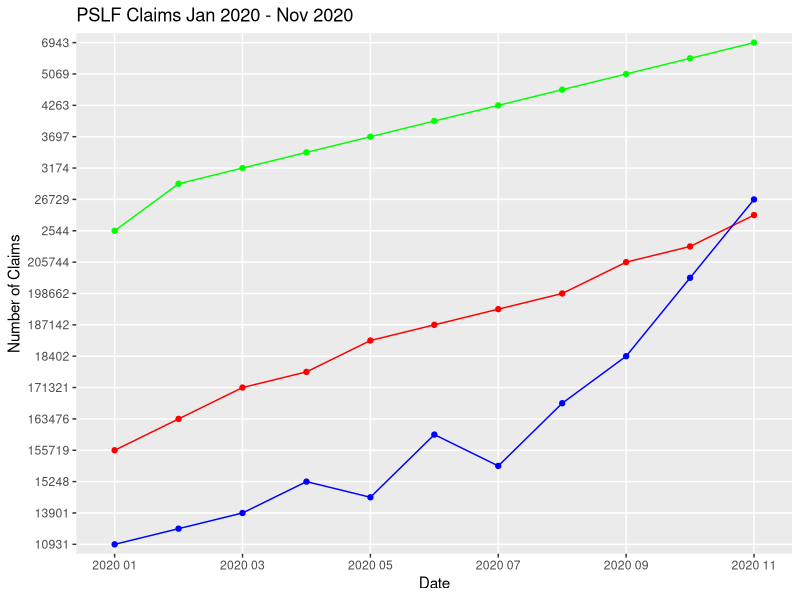

Reproduce this figure in R.
library(tidyverse)

#Manually importing the data into a dataframe because our data does not have a 
#csv file to import as.

claim_approved <- c("6943","5830","5069","4444","4263","4012","3697",
                    "3376","3174","2828","2544")
claim_denied <- c("263118","213535","205744","198662","192323","187142","187053",
                  "177422","171321","163476","155719")
claim_pending <- c("26729","20025","18402","16954","15252","15983","15041",
                   "15248","13901","12338","10931")
month <- c("2020 11", "2020 10", "2020 09", "2020 08","2020 07", "2020 06", "2020 05",
           "2020 04", "2020 03", "2020 02", "2020 01")
claimchart<- data.frame(month, claim_denied, claim_pending, claim_approved)

#Creating a Line chart, with red being denied claims, green as approved and blue as pending.
visual1 <- ggplot(data = claimchart, mapping = aes(x = month))+
  geom_line(data = claimchart, mapping = aes(x = month, y = claim_denied, group = 1), color="red")+
  geom_point(data = claimchart, mapping = aes(x = month, y = claim_denied, group = 1), color="red")+
  geom_line(data = claimchart, mapping = aes(x = month, y = claim_approved, group = 2), color="green")+
  geom_point(data = claimchart, mapping = aes(x = month, y = claim_approved, group = 2), color="green")+
  geom_line(data = claimchart, mapping = aes(x = month, y = claim_pending, group = 3), color="blue")+
  geom_point(data = claimchart, mapping = aes(x = month, y = claim_pending, group = 3), color="blue")+
  scale_x_discrete(breaks = function(x){x[c(TRUE, FALSE)]})+
scale_y_discrete(breaks = function(y){y[c(TRUE, FALSE)]})+
  labs(title = "PSLF Claims Jan 2020 - Nov 2020",
       x = "Date",
       y = "Number of Claims")




  
